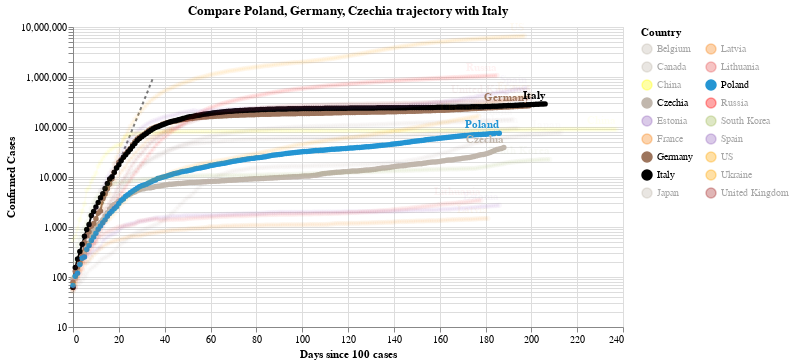

Notebook code cell kept with this figure:
### Code cell
#hide_input
chart2 = make_since_chart(dff2,['Poland', 'Germany', 'Czechia'], baseline_countries)
chart2

### Figure 1 — Vega-Lite specification as saved in the notebook (floating-point values rounded to 4 significant figures; data arrays with more than 128 entries replaced by an {"elided": "..."} marker saying what was removed)
{"config": {"view": {"continuousWidth": 400, "continuousHeight": 300}}, "layer": [{"data": {"name": "data-628230001892d6798b50651be41d1b3e"}, "mark": {"type": "line", "color": "black", "opacity": 0.5, "strokeDash": [3, 3]}, "encoding": {"x": {"type": "quantitative", "field": "Days since 100 cases"}, "y": {"type": "quantitative", "field": "Confirmed Cases"}}}, {"data": {"name": "data-6ce174f909d0b757110d6d9f1bdd0b65"}, "mark": {"type": "line", "point": true}, "encoding": {"color": {"type": "nominal", "field": "Country", "legend": {"columns": 2}, "scale": {"domain": ["Belgium", "Canada", "China", "Czechia", "Estonia", "France", "Germany", "Italy", "Japan", "Latvia", "Lithuania", "Poland", "Russia", "South Korea", "Spain", "US", "Ukraine", "United Kingdom"], "range": ["#C1B7AD", "#C1B7AD", "yellow", "#C1B7AD", "#9467bd", "#F58518", "#9D755D", "black", "#C1B7AD", "#F58518", "#E45756", "#2495D3", "red", "#A1BA59", "#9467bd", "orange", "orange", "brown"]}}, "opacity": {"condition": {"value": 1, "selection": "selector002"}, "value": 0.05}, "tooltip": [{"type": "nominal", "field": "Country"}, {"type": "temporal", "field": "Date"}, {"type": "quantitative", "field": "Confirmed Cases"}, {"type": "quantitative", "field": "Days since 100 cases"}], "x": {"type": "quantitative", "field": "Days since 100 cases"}, "y": {"type": "quantitative", "field": "Confirmed Cases", "scale": {"type": "log"}}}, "selection": {"selector002": {"type": "multi", "fields": ["Country"], "bind": "legend", "init": [{"Country": "Poland"}, {"Country": "Germany"}, {"Country": "Czechia"}, {"Country": "Italy"}]}}, "width": 550}, {"data": {"name": "data-6ce174f909d0b757110d6d9f1bdd0b65"}, "mark": {"type": "text", "align": "right", "dy": -8, "fontWeight": "bold"}, "encoding": {"color": {"type": "nominal", "field": "Country", "legend": {"columns": 2}, "scale": {"domain": ["Belgium", "Canada", "China", "Czechia", "Estonia", "France", "Germany", "Italy", "Japan", "Latvia", "Lithuania", "Poland", "Russia", "South Korea", "Spain", "US", "Ukraine", "United Kingdom"], "range": ["#C1B7AD", "#C1B7AD", "yellow", "#C1B7AD", "#9467bd", "#F58518", "#9D755D", "black", "#C1B7AD", "#F58518", "#E45756", "#2495D3", "red", "#A1BA59", "#9467bd", "orange", "orange", "brown"]}}, "opacity": {"condition": {"value": 1, "selection": "selector002"}, "value": 0.05}, "text": {"type": "nominal", "field": "Country"}, "tooltip": [{"type": "nominal", "field": "Country"}, {"type": "temporal", "field": "Date"}, {"type": "quantitative", "field": "Confirmed Cases"}, {"type": "quantitative", "field": "Days since 100 cases"}], "x": {"type": "quantitative", "field": "Days since 100 cases"}, "y": {"type": "quantitative", "field": "Confirmed Cases", "scale": {"type": "log"}}}, "transform": [{"filter": "(datum['Date'] >= 1600128000000)"}], "width": 550}], "title": "Compare Poland, Germany, Czechia trajectory with Italy", "$schema": "https://vega.github.io/schema/vega-lite/v4.0.2.json", "datasets": {"data-628230001892d6798b50651be41d1b3e": [{"Days since 100 cases": 0, "Confirmed Cases": 100.0}, {"Days since 100 cases": 1, "Confirmed Cases": 130.0}, {"Days since 100 cases": 2, "Confirmed Cases": 169.0}, {"Days since 100 cases": 3, "Confirmed Cases": 219.7}, {"Days since 100 cases": 4, "Confirmed Cases": 285.6}, {"Days since 100 cases": 5, "Confirmed Cases": 371.3}, {"Days since 100 cases": 6, "Confirmed Cases": 482.7}, {"Days since 100 cases": 7, "Confirmed Cases": 627.5}, {"Days since 100 cases": 8, "Confirmed Cases": 815.7}, {"Days since 100 cases": 9, "Confirmed Cases": 1060.0}, {"Days since 100 cases": 10, "Confirmed Cases": 1379.0}, {"Days since 100 cases": 11, "Confirmed Cases": 1792.0}, {"Days since 100 cases": 12, "Confirmed Cases": 2330.0}, {"Days since 100 cases": 13, "Confirmed Cases": 3029.0}, {"Days since 100 cases": 14, "Confirmed Cases": 3937.0}, {"Days since 100 cases": 15, "Confirmed Cases": 5119.0}, {"Days since 100 cases": 16, "Confirmed Cases": 6654.0}, {"Days since 100 cases": 17, "Confirmed Cases": 8650.0}, {"Days since 100 cases": 18, "Confirmed Cases": 11250.0}, {"Days since 100 cases": 19, "Confirmed Cases": 14620.0}, {"Days since 100 cases": 20, "Confirmed Cases": 19000.0}, {"Days since 100 cases": 21, "Confirmed Cases": 24710.0}, {"Days since 100 cases": 22, "Confirmed Cases": 32120.0}, {"Days since 100 cases": 23, "Confirmed Cases": 41750.0}, {"Days since 100 cases": 24, "Confirmed Cases": 54280.0}, {"Days since 100 cases": 25, "Confirmed Cases": 70560.0}, {"Days since 100 cases": 26, "Confirmed Cases": 91730.0}, {"Days since 100 cases": 27, "Confirmed Cases": 119300.0}, {"Days since 100 cases": 28, "Confirmed Cases": 155000.0}, {"Days since 100 cases": 29, "Confirmed Cases": 201500.0}, {"Days since 100 cases": 30, "Confirmed Cases": 262000.0}, {"Days since 100 cases": 31, "Confirmed Cases": 340600.0}, {"Days since 100 cases": 32, "Confirmed Cases": 442800.0}, {"Days since 100 cases": 33, "Confirmed Cases": 575600.0}, {"Days since 100 cases": 34, "Confirmed Cases": 748300.0}, {"Days since 100 cases": 35, "Confirmed Cases": 972800.0}], "data-6ce174f909d0b757110d6d9f1bdd0b65": {"elided": "3543 records"}}}
